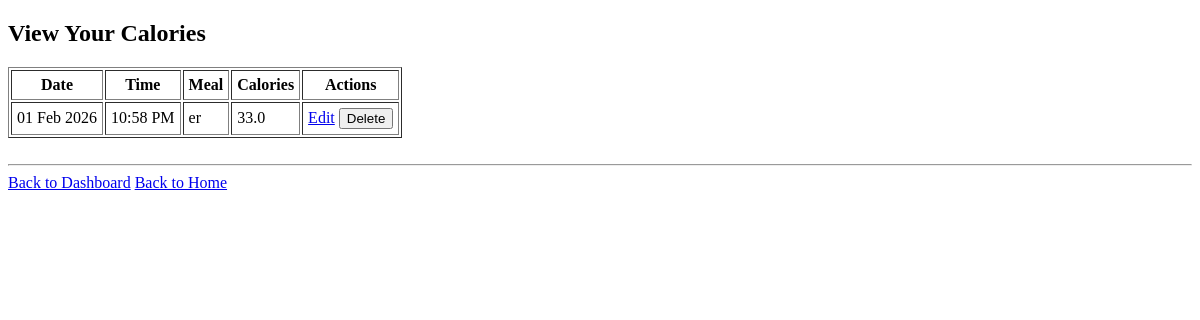
The page /calorie-history (signed in) on the database as committed earlier.
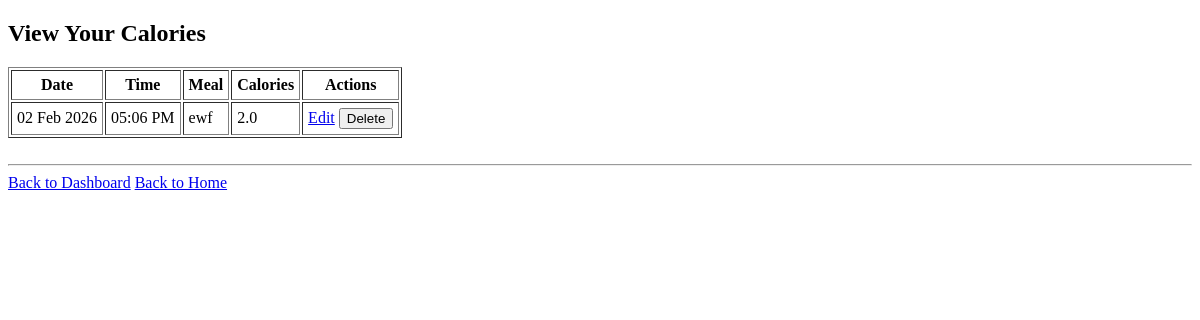
The same page on the database as committed later.
### DB_Models.py (models this page shows)
class CalorieEntry(db.Model): #A table that stores the calories tracked by the user for each meal.
    id = db.Column(db.Integer, primary_key = True)
    user_id = db.Column(db.Integer, db.ForeignKey("user.id"), nullable = False) #Links calories to the logged-in user
    entry_date = db.Column(db.DateTime, default = datetime.utcnow, nullable = False) #The date and time the user tracked the calories
    meal = db.Column(db.String(50), nullable = False) #Meal
    calories = db.Column(db.Float, nullable = False) #Calories of the meal

### App.py (the view)
@app.route("/calorie-history")  #The place where the user can see their calorie history (all the calories they have tracked)
def calorie_history():
    if "user_id" not in session:
        return redirect(url_for("home"))
    entries = CalorieEntry.query.filter_by(user_id = session["user_id"]).order_by(CalorieEntry.entry_date.desc()).all()
    for entry in entries: #Converts UTC to local time
        entry.local_time = local_time(entry.entry_date)
    return render_template("calorie_tracker.html", entries = entries)

### App.py (called while the page is built)
def local_time(utc_dt): #A function that Converts UTC to Sydney Time
    local_tz = pytz.timezone("Australia/Sydney") #The tiemzone it converts to is Sydney, Australia
    return utc_dt.replace(tzinfo=pytz.utc).astimezone(local_tz) #Replaces UTC with the timezone of Sydney Australia

### templates/calorie_tracker.html (shortened to what this page needs)
<!DOCTYPE html>
<html lang = "en">
    <head>
    </head>
    <body>
        <h2>View Your Calories</h2>
        {%if entries %}
            <table border="1" cellpadding = "5">
                <tr>
                    <th>Date</th>
                    <th>Time</th>
                    <th>Meal</th>
                    <th>Calories</th>
                    <th>Actions</th>
                </tr>
            {% for entry in entries %}
            <tr>
                <td>{{ entry.entry_date.strftime("%d %b %Y")}}</td>
                <td>{{ entry.local_time.strftime("%I:%M %p") }}</td>
                <td>{{ entry.meal}}</td>
                <td>{{ entry.calories }}</td>
                <td>
                    <a href="{{ url_for('edit_calories', entry_id = entry.id) }}">Edit</a>
                    <form action = "{{ url_for('delete_calories', entry_id = entry.id) }}" method = "POST" style = "display:inline;">
                        <button type = "submit">Delete</button>
                    </form>
                </td>
            </tr>
            {% endfor %}
            </table>
        {% else %}
            <p>No Calories Tracked</p>
        {% endif %}
        <br>
        <hr>
        {% if session.role == "gym_goer" %}
            <a href="{{ url_for('gym_goer_dashboard') }}">Back to Dashboard</a>
        {% else %}
            <a href="{{ url_for('personal_trainer_dashboard') }}">Back to Dashboard</a>
        {% endif %}
        <a href="/">Back to Home</a>
    </body>
</html>

Rows that differ between the two databases and show on the page:
removed CalorieEntry: entry_date "01 Feb 2026", local_time "10:58 PM", meal "er", calories "33.0"
now on this page (row edited): CalorieEntry: entry_date "02 Feb 2026", local_time "05:06 PM", meal "ewf", calories "2.0"
